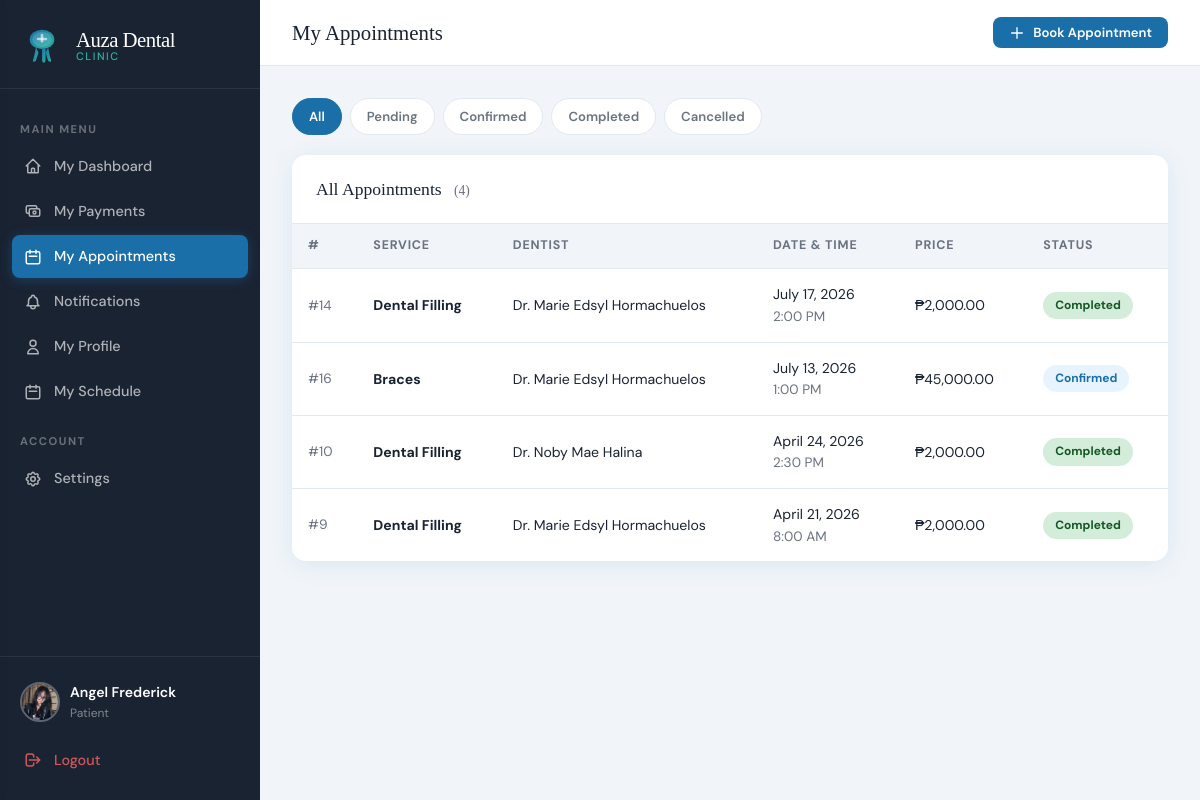
Screenshot of /index.php?page=patient_appointments (signed in) with the database file from the repository.
### tables this page shows
CREATE TABLE `appointments` (
  `id` int(11) NOT NULL,
  `patient_id` int(11) NOT NULL,
  `dentist_id` int(11) NOT NULL,
  `service_id` int(11) NOT NULL,
  `appointment_date` date NOT NULL,
  `appointment_time` time NOT NULL,
  `status` enum('pending','confirmed','completed','cancelled') DEFAULT 'pending',
  `notes` text DEFAULT NULL,
  `reschedule_reason` text DEFAULT NULL,
  `rescheduled_at` datetime DEFAULT NULL,
  `original_date` date DEFAULT NULL,
  `original_time` time DEFAULT NULL,
  `created_at` datetime DEFAULT current_timestamp()
);

CREATE TABLE `services` (
  `id` int(11) NOT NULL,
  `name` varchar(150) NOT NULL,
  `description` text DEFAULT NULL,
  `duration_minutes` int(11) DEFAULT 30,
  `price` decimal(10,2) DEFAULT 0.00,
  `is_active` tinyint(1) DEFAULT 1
);

### app/controllers/AppointmentController.php (called while the page is built, shortened)
<?php
require_once __DIR__ . '/../config.php';
class AppointmentController {
    public function myAppointments() {
        $patient_id   = $_SESSION['user_id'];
        $appointments = callProcedure('sp_get_patient_appointments', [$patient_id]);
        require __DIR__ . '/../views/patient/appointments.php';
    }
}

### app/views/patient/appointments.php (the view, shortened to what this page needs)
<!DOCTYPE html>
<html lang="en">
<head>
<link rel="stylesheet" href="<?= APP_URL ?>/public/css/style.css">
</head>
<body>
<div class="app-layout">
  <?php require __DIR__ . '/../shared/sidebar.php'; ?>
  <div class="main-content">
    <div class="topbar">
      <div class="topbar-title">My Appointments</div>
      <div class="topbar-actions">
        <button class="btn btn-primary btn-sm" onclick="openModal('bookModal')">
          <svg xmlns="http://www.w3.org/2000/svg" width="16" height="16" fill="none" viewBox="0 0 24 24" stroke="currentColor"><path stroke-linecap="round" stroke-linejoin="round" stroke-width="2" d="M12 4v16m8-8H4"/></svg>
          Book Appointment
        </button>
      </div>
    </div>
    <div class="page-content">
      <?php require_once __DIR__ . '/../shared/helpers.php'; showFlash(); ?>
      <div class="filter-bar">
        <?php
          $filters = ['' => 'All', 'pending' => 'Pending', 'confirmed' => 'Confirmed', 'completed' => 'Completed', 'cancelled' => 'Cancelled'];
          $current = $_GET['status'] ?? '';
          foreach ($filters as $val => $label):
        ?>
          <a href="?page=patient_appointments<?= $val ? '&status='.$val : '' ?>" class="filter-btn <?= $current === $val ? 'active' : '' ?>"><?= $label ?></a>
        <?php endforeach; ?>
      </div>
      <div class="card">
        <div class="card-header">
          <div class="card-title">
            <?= $filters[$current] ?? 'All' ?> Appointments
            <span style="font-size:0.85rem;font-weight:400;color:var(--gray);margin-left:8px;">(<?= count($appointments) ?>)</span>
          </div>
        </div>
        <div class="table-wrap">
          <?php if (empty($appointments)): ?>
            <div class="empty-state">
              <svg xmlns="http://www.w3.org/2000/svg" fill="none" viewBox="0 0 24 24" stroke="currentColor"><path stroke-linecap="round" stroke-linejoin="round" stroke-width="1" d="M8 7V3m8 4V3m-9 8h10M5 21h14a2 2 0 002-2V7a2 2 0 00-2-2H5a2 2 0 00-2 2v12a2 2 0 002 2z"/></svg>
              <h3>No Appointments Found</h3>
              <p>No appointments match the selected filter</p>
              <button class="btn btn-primary btn-sm mt-1" onclick="openModal('bookModal')">Book Now</button>
            </div>
          <?php else: ?>
            <table>
              <thead>
                <tr>
                  <th>#</th>
                  <th>Service</th>
                  <th>Dentist</th>
                  <th>Date & Time</th>
                  <th>Price</th>
                  <th>Status</th>
                </tr>
              </thead>
              <tbody>
                <?php foreach ($appointments as $appt):
                ?>
                <tr>
                  <td class="text-gray text-sm">#<?= $appt['id'] ?></td>
                  <td>
                    <div class="font-bold"><?= htmlspecialchars($appt['service_name']) ?></div>
                  </td>
                  <td>Dr. <?= htmlspecialchars($appt['dentist_name']) ?></td>
                  <td>
                    <div><?= formatDate($appt['appointment_date']) ?></div>
                    <div class="text-sm text-gray"><?= formatTime($appt['appointment_time']) ?></div>
                  </td>
                  <td>₱<?= number_format($appt['price'], 2) ?></td>
                  <td><?= statusBadge($appt['status']) ?></td>
                </tr>
                <?php endforeach; ?>
              </tbody>
            </table>
          <?php endif; ?>
        </div>
      </div>
    </div>
  </div>
</div>
</body>
</html>

### app/config.php (shortened to what this page needs)
<?php
function getDB() {
    static $conn = null;
    if ($conn === null) {
        $conn = new mysqli(DB_HOST, DB_USER, DB_PASS, DB_NAME);
        $conn->set_charset('utf8mb4');
    }
    return $conn;
}
function callProcedure($proc_name, $params = []) {
    $db = getDB();
    if (empty($params)) {
        $sql = "CALL {$proc_name}()";
        $result = $db->query($sql);
    } else {
        $placeholders = implode(',', array_fill(0, count($params), '?'));
        $sql = "CALL {$proc_name}({$placeholders})";
        $stmt = $db->prepare($sql);
        $types = '';
        foreach ($params as $p) {
            if (is_int($p)) $types .= 'i';
            elseif (is_float($p)) $types .= 'd';
            else $types .= 's';
        }
        $stmt->bind_param($types, ...$params);
        $stmt->execute();
        $result = $stmt->get_result();
    }
    $rows = [];
    while ($row = $result->fetch_assoc()) {
        $rows[] = $row;
    }
    return $rows;
}
function formatDate($date) {
    return date('F j, Y', strtotime($date));
}
function formatTime($time) {
    return date('g:i A', strtotime($time));
}
function statusBadge($status) {
    $classes = [
        'pending'   => 'badge-pending',
        'confirmed' => 'badge-confirmed',
        'completed' => 'badge-completed',
        'cancelled' => 'badge-cancelled',
    ];
    $class = $classes[$status] ?? 'badge-pending';
    return "<span class='badge {$class}'>" . ucfirst($status) . "</span>";
}

### public/css/style.css (style rules this page uses)
:root { --primary: #1a6fa8; --primary-dark: #134f7a; --primary-light:#e8f4fd; --accent: #28b4a0; --accent-light: #e6f7f5; --danger: #e74c3c; --warning: #f39c12; --success: #27ae60; --info: #2980b9; --dark: #1a2332; --gray: #6b7280; --gray-light: #f1f5f9; --white: #ffffff; --border: #e2e8f0; --shadow: 0 4px 24px rgba(26,111,168,0.10); --shadow-lg: 0 8px 40px rgba(26,111,168,0.16); --radius: 14px; --radius-sm: 8px; --font-display: 'Playfair Display', serif; --font-body: 'DM Sans', sans-serif; }
*, *::before, *::after { box-sizing: border-box; margin: 0; padding: 0; }
body { font-family: var(--font-body); background: var(--gray-light); color: var(--dark); min-height: 100vh; font-size: 15px; line-height: 1.6; }
a { color: var(--primary); text-decoration: none; }
.btn { display: inline-flex; align-items: center; justify-content: center; gap: 8px; padding: 12px 24px; border-radius: var(--radius-sm); border: none; font-family: var(--font-body); font-size: 0.9rem; font-weight: 600; cursor: pointer; transition: all 0.2s; text-decoration: none; }
.btn-primary { background: var(--primary); color: white; }
.btn-sm { padding: 7px 16px; font-size: 0.82rem; }
.app-layout { display: flex; min-height: 100vh; }
.main-content { margin-left: 260px; flex: 1; display: flex; flex-direction: column; }
.topbar { background: white; border-bottom: 1px solid var(--border); padding: 16px 32px; display: flex; align-items: center; justify-content: space-between; position: sticky; top: 0; z-index: 50; }
.topbar-title { font-family: var(--font-display); font-size: 1.3rem; color: var(--dark); }
.topbar-actions { display: flex; align-items: center; gap: 12px; }
.page-content { padding: 32px; flex: 1; }
.card { background: white; border-radius: var(--radius); box-shadow: var(--shadow); overflow: hidden; }
.card-header { padding: 20px 24px; border-bottom: 1px solid var(--border); display: flex; align-items: center; justify-content: space-between; }
.card-title { font-family: var(--font-display); font-size: 1.1rem; color: var(--dark); }
.table-wrap { overflow-x: auto; }
table { width: 100%; border-collapse: collapse; }
thead th { background: var(--gray-light); padding: 12px 16px; font-size: 0.78rem; font-weight: 700; text-transform: uppercase; letter-spacing: 0.8px; color: var(--gray); text-align: left; border-bottom: 1px solid var(--border); }
tbody td { padding: 14px 16px; border-bottom: 1px solid var(--border); font-size: 0.88rem; }
tbody tr:last-child td { border-bottom: none; }
.badge { display: inline-block; padding: 4px 12px; border-radius: 20px; font-size: 0.75rem; font-weight: 700; text-transform: capitalize; }
.badge-confirmed { background: var(--primary-light); color: var(--primary); }
.badge-completed { background: #d4edda; color: #155724; }
.filter-bar { display: flex; gap: 8px; flex-wrap: wrap; margin-bottom: 20px; }
.filter-btn { padding: 7px 16px; border-radius: 20px; border: 1.5px solid var(--border); background: white; font-size: 0.82rem; font-weight: 600; color: var(--gray); cursor: pointer; transition: all 0.18s; text-decoration: none; }
.filter-btn:hover, .filter-btn.active { border-color: var(--primary); background: var(--primary); color: white; text-decoration: none; }
.font-bold { font-weight: 700; }
.text-sm { font-size: 0.85rem; }
.text-gray { color: var(--gray); }

### rows the page displays
appointments: id "14", service.name "Dental Filling", dentist_name "Marie Edsyl Hormachuelos", appointment_date "July 17, 2026", appointment_time "2:00 PM", service.price "2,000.00", status "Completed"
appointments: id "16", service.name "Braces", dentist_name "Marie Edsyl Hormachuelos", appointment_date "July 13, 2026", appointment_time "1:00 PM", service.price "45,000.00", status "Confirmed"
appointments: id "10", service.name "Dental Filling", dentist_name "Noby Mae Halina", appointment_date "April 24, 2026", appointment_time "2:30 PM", service.price "2,000.00", status "Completed"
appointments: id "9", service.name "Dental Filling", dentist_name "Marie Edsyl Hormachuelos", appointment_date "April 21, 2026", appointment_time "8:00 AM", service.price "2,000.00", status "Completed"

### other values shown
$_SESSION['role'] "Patient"
$label "All"
$label "Pending"
$label "Confirmed"
$label "Completed"
$label "Cancelled"
$filters[$current] "All"
count($appointments) "4"
